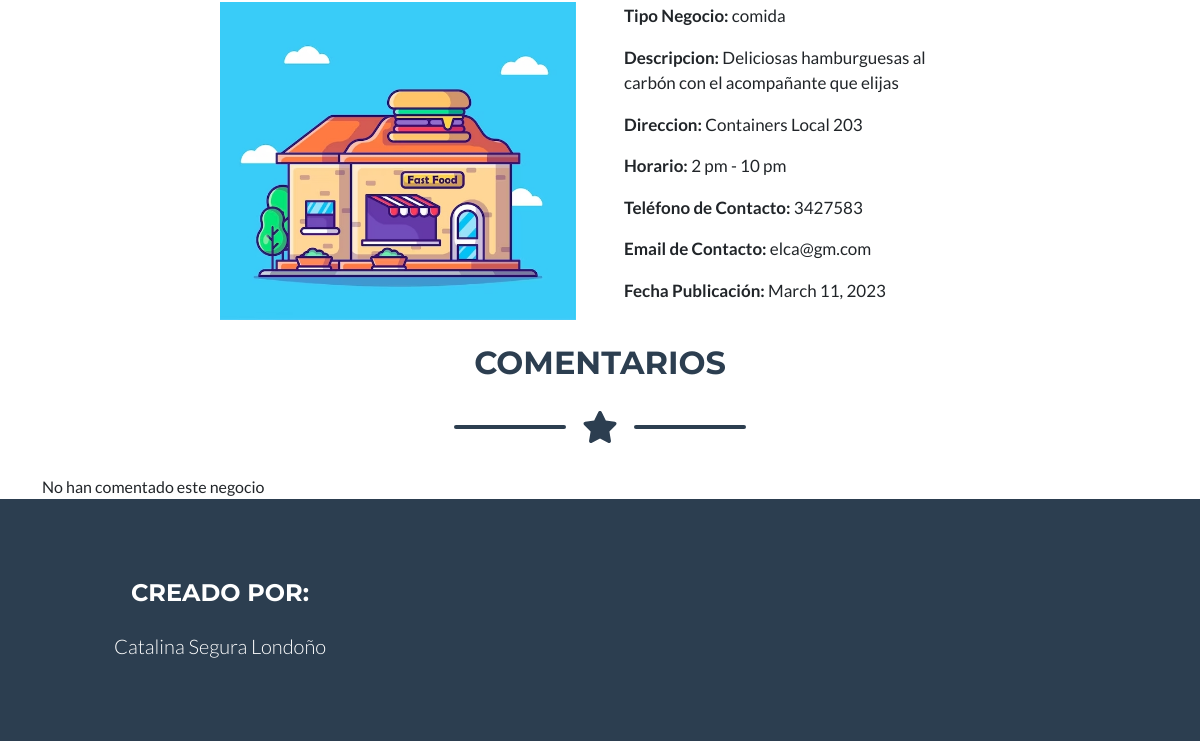
The page /AppDirectorio/detalleNegocio/3/ (lower part) on the database as committed earlier.
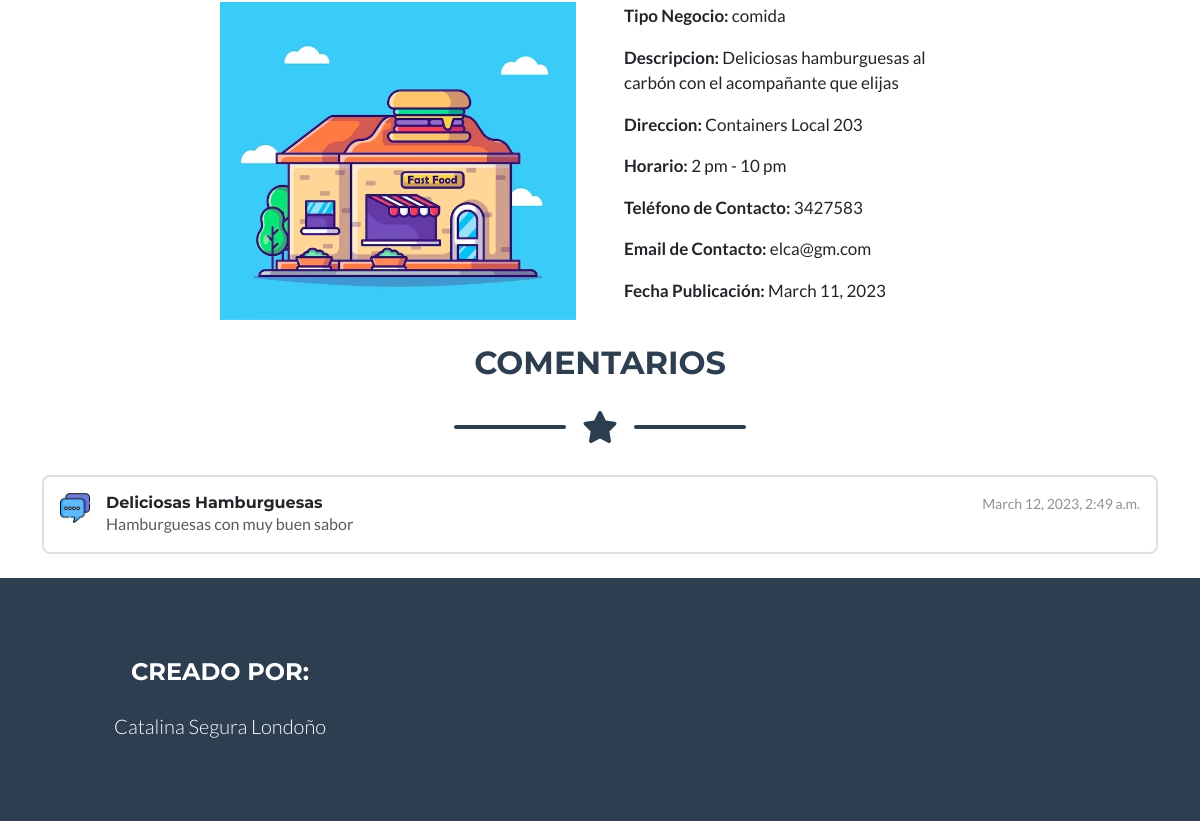
The same page on the database as committed later.
### AppDirectorio/models.py (models this page shows)
class Comentario(models.Model):
    negocio = models.ForeignKey(Negocio, related_name='comentario', on_delete=models.CASCADE, null=True)
    titulo = models.CharField(max_length=100)
    descripcion = models.TextField(null=True, blank=True)
    fecha_comentario = models.DateTimeField(auto_now_add=True)

### AppDirectorio/views.py (the view)
# urls.py: path('detalleNegocio/<int:pk>/', views.NegocioDetalle.as_view(), name='Detalle Negocio'),
class NegocioDetalle(DetailView):
    model = Negocio
    context_object_name = 'negocio'
    template_name = 'detalle_negocio.html'

### AppDirectorio/templates/detalle_negocio.html (shortened to what this page needs)
{% extends "padre.html" %}
{% load static %}
{% block contenidoQueCambia %}
<div class="container">
    <div class="row justify-content-center center">
        <div class="col-4 imagen-detalle">
            {% if negocio.imagen_negocio %}
                <img src="{{negocio.imagen_negocio.url}}" alt="">
            {% endif %}
        </div>
        <div class="col-4 ms-4 info-negocio align-self-center">
            <p><b>Tipo Negocio:</b> {{negocio.tipo_negocio}}</p>
            <p><b>Descripcion:</b> {{negocio.descripcion}}</p>
            <p><b>Direccion:</b> {{negocio.direccion}}</p>
            <p><b>Horario:</b> {{negocio.horario}}</p>
            <p><b>Teléfono de Contacto:</b> {{negocio.telefono_contacto}}</p>
            <p><b>Email de Contacto:</b> {{negocio.email_contacto}}</p>
            <p><b>Fecha Publicación:</b> {{negocio.fecha_publicacion}}</p>
        </div>
    </div>
    <h2 class="page-section-heading text-center text-uppercase text-secondary mb-0 mt-4">Comentarios</h2>
    <div class="divider-custom">
        <div class="divider-custom-line"></div>
        <div class="divider-custom-icon"><i class="fas fa-star"></i></div>
        <div class="divider-custom-line"></div>
    </div>
    <div class="row">
        <div class="container">
            {% if not negocio.comentario.all %}
                No han comentado este negocio
            {% else %}
            <div class="list-group w-auto mb-4">
                {% for c in negocio.comentario.all %}
                <a href="#" class="list-group-item list-group-item-action d-flex gap-3 py-3" aria-current="true">
                    <img src="{% static 'assets/img/comentarios.png' %}" alt="" width="30" height="30" >
                    <div class="d-flex gap-2 w-100 justify-content-between">
                        <div>
                        <h6 class="mb-0">{{c.titulo}}</h6>
                        <p class="mb-0 opacity-75">{{c.descripcion}}</p>
                        </div>
                        <small class="opacity-50 text-nowrap">{{c.fecha_comentario}}</small>
                    </div>
                </a>
                {% endfor %}
            </div>
            {% endif %}
        </div>
    </div>
</div>
{% endblock %}

Rows that differ between the two databases and show on the page:
added Comentario: titulo "Deliciosas Hamburguesas", descripcion "Hamburguesas con muy buen sabor", fecha_comentario "March 12, 2023, 2:49 a.m."
Other text that changed with them:
text no longer shown: "No han comentado este negocio"
